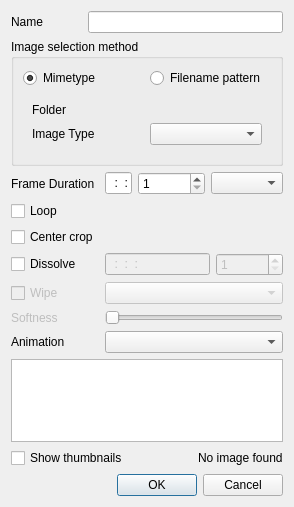
<?xml version="1.0" encoding="UTF-8"?>
<ui version="4.0">
 <class>SlideshowClip_UI</class>
 <widget class="QDialog" name="SlideshowClip_UI">
  <property name="geometry">
   <rect>
    <x>0</x>
    <y>0</y>
    <width>294</width>
    <height>507</height>
   </rect>
  </property>
  <property name="windowTitle">
   <string>Slideshow Clip</string>
  </property>
  <layout class="QGridLayout" name="gridLayout_4">
   <item row="0" column="0">
    <widget class="QLabel" name="label_3">
     <property name="text">
      <string>Name</string>
     </property>
    </widget>
   </item>
   <item row="0" column="1" colspan="3">
    <widget class="QLineEdit" name="clip_name"/>
   </item>
   <item row="1" column="0" colspan="4">
    <widget class="QGroupBox" name="groupBox">
     <property name="title">
      <string>Image selection method</string>
     </property>
     <layout class="QGridLayout" name="gridLayout">
      <item row="0" column="0">
       <widget class="QRadioButton" name="method_mime">
        <property name="text">
         <string>Mimetype</string>
        </property>
        <property name="checked">
         <bool>true</bool>
        </property>
       </widget>
      </item>
      <item row="0" column="1">
       <widget class="QRadioButton" name="method_pattern">
        <property name="text">
         <string>Filename pattern</string>
        </property>
       </widget>
      </item>
      <item row="1" column="0" colspan="2">
       <widget class="QStackedWidget" name="stackedWidget">
        <property name="currentIndex">
         <number>0</number>
        </property>
        <widget class="QWidget" name="page">
         <layout class="QGridLayout" name="gridLayout_2">
          <item row="0" column="0">
           <widget class="QLabel" name="label">
            <property name="text">
             <string>Folder</string>
            </property>
           </widget>
          </item>
          <item row="0" column="1">
           <widget class="KUrlRequester" name="folder_url"/>
          </item>
          <item row="1" column="0">
           <widget class="QLabel" name="label_4">
            <property name="text">
             <string>Image Type</string>
            </property>
           </widget>
          </item>
          <item row="1" column="1">
           <widget class="KComboBox" name="image_type"/>
          </item>
          <item row="2" column="1">
           <spacer name="verticalSpacer_2">
            <property name="orientation">
             <enum>Qt::Vertical</enum>
            </property>
            <property name="sizeHint" stdset="0">
             <size>
              <width>20</width>
              <height>40</height>
             </size>
            </property>
           </spacer>
          </item>
         </layout>
        </widget>
        <widget class="QWidget" name="page_2">
         <layout class="QGridLayout" name="gridLayout_3">
          <item row="0" column="0">
           <widget class="QLabel" name="label_5">
            <property name="text">
             <string>First frame</string>
            </property>
           </widget>
          </item>
          <item row="0" column="1">
           <widget class="KUrlRequester" name="pattern_url"/>
          </item>
          <item row="1" column="1">
           <spacer name="verticalSpacer">
            <property name="orientation">
             <enum>Qt::Vertical</enum>
            </property>
            <property name="sizeHint" stdset="0">
             <size>
              <width>20</width>
              <height>40</height>
             </size>
            </property>
           </spacer>
          </item>
         </layout>
        </widget>
       </widget>
      </item>
     </layout>
    </widget>
   </item>
   <item row="2" column="0" colspan="2">
    <widget class="QLabel" name="label_2">
     <property name="text">
      <string>Frame Duration</string>
     </property>
    </widget>
   </item>
   <item row="2" column="2">
    <layout class="QHBoxLayout" name="horizontalLayout_2">
     <item>
      <widget class="KRestrictedLine" name="clip_duration">
       <property name="inputMask">
        <string>99:99:99:99; </string>
       </property>
      </widget>
     </item>
     <item>
      <widget class="QSpinBox" name="clip_duration_frames">
       <property name="sizePolicy">
        <sizepolicy hsizetype="Expanding" vsizetype="Fixed">
         <horstretch>0</horstretch>
         <verstretch>0</verstretch>
        </sizepolicy>
       </property>
       <property name="minimum">
        <number>1</number>
       </property>
       <property name="maximum">
        <number>256000</number>
       </property>
      </widget>
     </item>
    </layout>
   </item>
   <item row="2" column="3">
    <widget class="KComboBox" name="clip_duration_format"/>
   </item>
   <item row="3" column="0">
    <widget class="QCheckBox" name="slide_loop">
     <property name="text">
      <string>Loop</string>
     </property>
    </widget>
   </item>
   <item row="5" column="0">
    <widget class="QCheckBox" name="slide_fade">
     <property name="text">
      <string>Dissolve</string>
     </property>
    </widget>
   </item>
   <item row="5" column="2" colspan="2">
    <layout class="QHBoxLayout" name="horizontalLayout">
     <item>
      <widget class="KRestrictedLine" name="luma_duration">
       <property name="enabled">
        <bool>false</bool>
       </property>
       <property name="inputMask">
        <string>99:99:99:99; </string>
       </property>
      </widget>
     </item>
     <item>
      <widget class="QSpinBox" name="luma_duration_frames">
       <property name="enabled">
        <bool>false</bool>
       </property>
       <property name="sizePolicy">
        <sizepolicy hsizetype="Expanding" vsizetype="Fixed">
         <horstretch>0</horstretch>
         <verstretch>0</verstretch>
        </sizepolicy>
       </property>
       <property name="minimum">
        <number>1</number>
       </property>
       <property name="maximum">
        <number>256000</number>
       </property>
      </widget>
     </item>
    </layout>
   </item>
   <item row="6" column="0">
    <widget class="QCheckBox" name="luma_fade">
     <property name="enabled">
      <bool>false</bool>
     </property>
     <property name="text">
      <string>Wipe</string>
     </property>
    </widget>
   </item>
   <item row="6" column="2" colspan="2">
    <widget class="KComboBox" name="luma_file">
     <property name="enabled">
      <bool>false</bool>
     </property>
    </widget>
   </item>
   <item row="7" column="0">
    <widget class="QLabel" name="label_softness">
     <property name="enabled">
      <bool>false</bool>
     </property>
     <property name="text">
      <string>Softness</string>
     </property>
    </widget>
   </item>
   <item row="7" column="2" colspan="2">
    <widget class="QSlider" name="luma_softness">
     <property name="enabled">
      <bool>false</bool>
     </property>
     <property name="maximum">
      <number>100</number>
     </property>
     <property name="orientation">
      <enum>Qt::Horizontal</enum>
     </property>
    </widget>
   </item>
   <item row="9" column="0" colspan="4">
    <widget class="QListWidget" name="icon_list"/>
   </item>
   <item row="10" column="0" colspan="4">
    <layout class="QHBoxLayout" name="horizontalLayout_3">
     <item>
      <widget class="QCheckBox" name="show_thumbs">
       <property name="text">
        <string>Show thumbnails</string>
       </property>
      </widget>
     </item>
     <item>
      <spacer name="horizontalSpacer">
       <property name="orientation">
        <enum>Qt::Horizontal</enum>
       </property>
       <property name="sizeHint" stdset="0">
        <size>
         <width>40</width>
         <height>20</height>
        </size>
       </property>
      </spacer>
     </item>
     <item>
      <widget class="QLabel" name="label_info">
       <property name="text">
        <string>No image found</string>
       </property>
      </widget>
     </item>
    </layout>
   </item>
   <item row="11" column="2" colspan="2">
    <widget class="QDialogButtonBox" name="buttonBox">
     <property name="orientation">
      <enum>Qt::Horizontal</enum>
     </property>
     <property name="standardButtons">
      <set>QDialogButtonBox::Cancel|QDialogButtonBox::Ok</set>
     </property>
    </widget>
   </item>
   <item row="4" column="0" colspan="2">
    <widget class="QCheckBox" name="slide_crop">
     <property name="text">
      <string>Center crop</string>
     </property>
    </widget>
   </item>
   <item row="8" column="0">
    <widget class="QLabel" name="label_6">
     <property name="text">
      <string>Animation</string>
     </property>
    </widget>
   </item>
   <item row="8" column="2" colspan="2">
    <widget class="KComboBox" name="animation">
     <property name="sizePolicy">
      <sizepolicy hsizetype="Preferred" vsizetype="Fixed">
       <horstretch>0</horstretch>
       <verstretch>0</verstretch>
      </sizepolicy>
     </property>
    </widget>
   </item>
  </layout>
 </widget>
 <customwidgets>
  <customwidget>
   <class>KComboBox</class>
   <extends>QComboBox</extends>
   <header>kcombobox.h</header>
  </customwidget>
  <customwidget>
   <class>QLineEdit</class>
   <extends>QLineEdit</extends>
   <header>klineedit.h</header>
  </customwidget>
  <customwidget>
   <class>KRestrictedLine</class>
   <extends>QLineEdit</extends>
   <header>krestrictedline.h</header>
  </customwidget>
  <customwidget>
   <class>KUrlRequester</class>
   <extends>QFrame</extends>
   <header>kurlrequester.h</header>
  </customwidget>
 </customwidgets>
 <resources/>
 <connections>
  <connection>
   <sender>buttonBox</sender>
   <signal>accepted()</signal>
   <receiver>SlideshowClip_UI</receiver>
   <slot>accept()</slot>
   <hints>
    <hint type="sourcelabel">
     <x>248</x>
     <y>254</y>
    </hint>
    <hint type="destinationlabel">
     <x>157</x>
     <y>274</y>
    </hint>
   </hints>
  </connection>
  <connection>
   <sender>buttonBox</sender>
   <signal>rejected()</signal>
   <receiver>SlideshowClip_UI</receiver>
   <slot>reject()</slot>
   <hints>
    <hint type="sourcelabel">
     <x>316</x>
     <y>260</y>
    </hint>
    <hint type="destinationlabel">
     <x>286</x>
     <y>274</y>
    </hint>
   </hints>
  </connection>
 </connections>
</ui>
